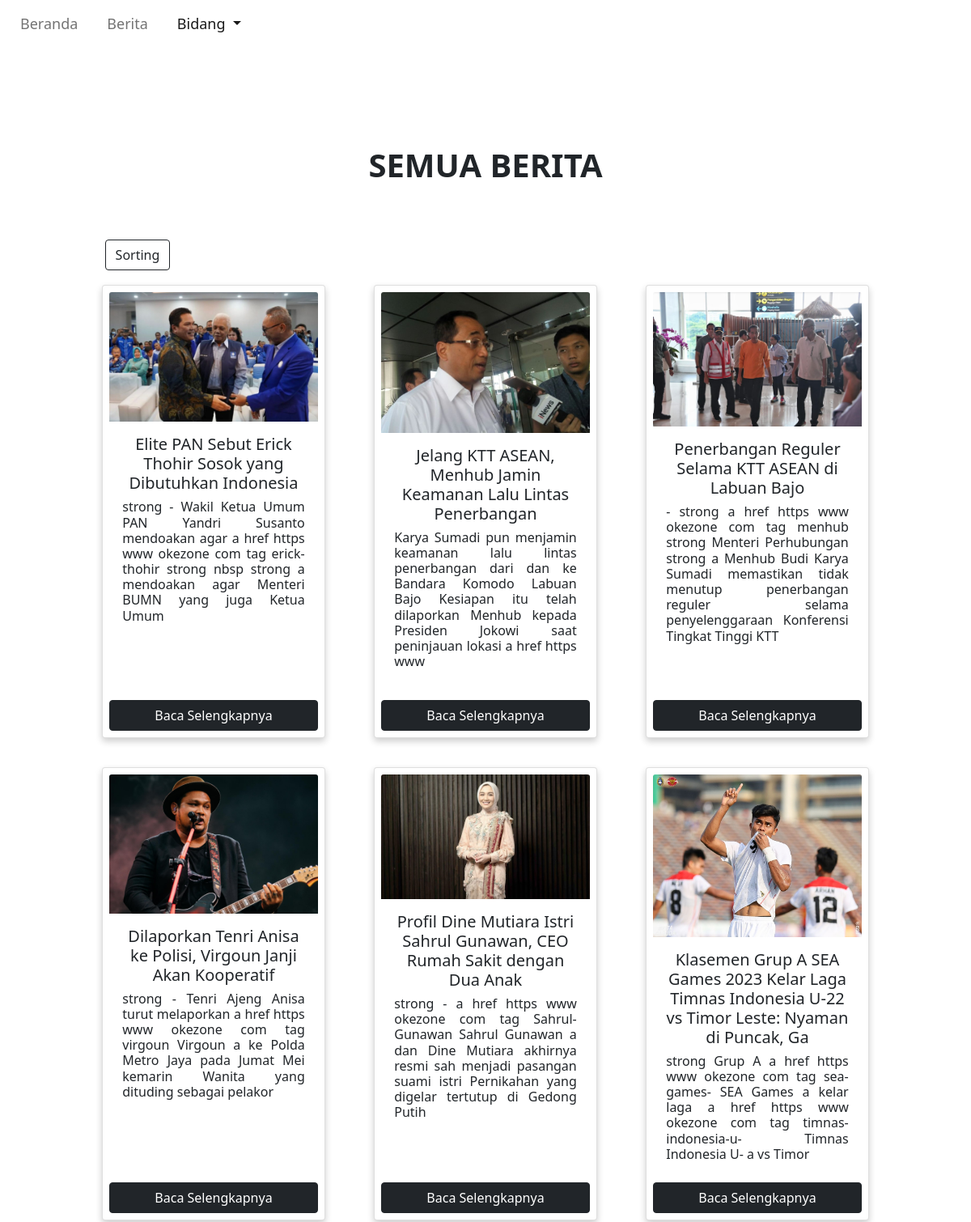
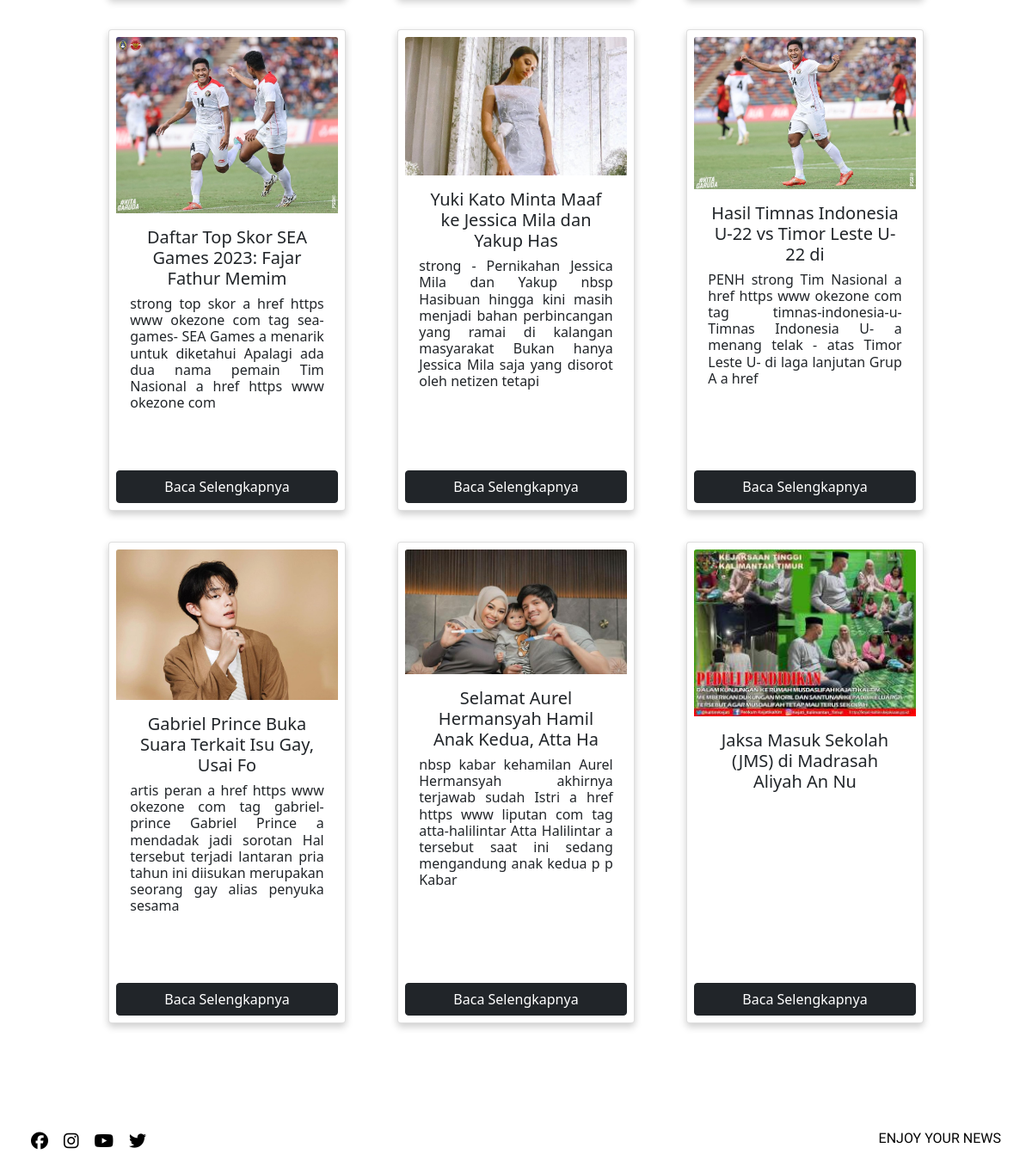
The page /Main/menu.php on the database its author committed (2 pictures, top to bottom).
### tables this page shows
CREATE TABLE `berita` (
  `ID_Berita` int(11) NOT NULL,
  `ID_Admin` int(11) NOT NULL,
  `Jenis` varchar(50) NOT NULL,
  `Gambar` varchar(100) NOT NULL,
  `Judul` varchar(100) NOT NULL,
  `Tanggal` date NOT NULL,
  `Isi` varchar(5000) NOT NULL
);

### Main/menu.php (the view, shortened to what this page needs)
<?php
require "../db/koneksi.php";
if (isset($_POST['sorting'])) {
  $sort = $_POST['sorting'];
  if (isset($_POST['save'])) {
    if ($sort == "Judul") {
      $results = mysqli_query($conn, "SELECT * FROM berita ORDER BY Judul ASC");
    } else if ($sort == "terlama") {
      $results = mysqli_query($conn, "SELECT * FROM berita ORDER BY ID_Berita ASC");
    }
    else {
      $results = mysqli_query($conn, "SELECT * FROM berita ORDER BY ID_Berita DESC");
    }
  }
} else {
  $results = mysqli_query($conn, "SELECT * FROM berita ORDER BY ID_Berita DESC");
}
?>
<!DOCTYPE html>
<html lang="en">
<head>
  <link rel="stylesheet" href="../assets/style.css">
  <link href="https://cdn.jsdelivr.net/npm/bootstrap@5.0.2/dist/css/bootstrap.min.css"
  rel="stylesheet"
>
</head>
<body>
  <?php
  include 'navbar.php';?>
<div style="width:100%;">
<br>
<h1 style="text-align:center; padding: 13% 0 5% 0; font-weight:bold;">SEMUA BERITA</h1>
<div class="container-fluid">
  <button type="button" style="margin:0 0 0 10%; width:auto;" class="btn btn-outline-dark" data-bs-toggle="modal" data-bs-target="#exampleModal">
    Sorting
  </button>
</div>
<div class="row" style="justify-content:center; margin:0;">
<?php
while($row=mysqli_fetch_assoc($results)){
    echo '<div class="col-sm-3" style="margin:1.5%;">
    <div class="card" style="min-height:35rem;">
        <img src="../db/'.$row["Gambar"].'" class="card-img-top" alt="...">
        <div class="card-body">
        <h5 class="card-title text-center" id="nama">'.$row["Judul"].'</h5>
        <h6 class="card-title text-left" id="harga">'.implode(' ', array_slice(str_word_count($row["Isi"], 1), 3, 30)).'</h6>
        </div>
        <button class="btn btn-dark">
        <a href="berita.php?judul='.$row["Judul"].'"style="text-decoration:None; color:white;">Baca Selengkapnya</a>
        </button>
        '?>
        <?php
            echo'</div>
            </div>';
            }
            ?>
</div>
</div>
<link rel="stylesheet" href="https://cdnjs.cloudflare.com/ajax/libs/font-awesome/4.7.0/css/font-awesome.min.css">
<footer>
<div class="footers">
  <a href="#"><i class="fa fa-facebook"></i></a>
  <a href="#"><i class="fa fa-instagram"></i></a>
  <a href="#"><i class="fa fa-youtube"></i></a>
  <a href="#"><i class="fa fa-twitter"></i></a>
  <div class="cp">ENJOY YOUR NEWS</div>
</div>
</footer>
</body>
</html>

### assets/style.css (style rules this page uses)
* { scroll-behavior: smooth; margin: 0; }
body { font-family: 'Quicksand',sans-serif; text-align: justify; margin: 0; padding: 0; }
.footers { background:transparent; padding:13vh 0px 0px 3vw; font-family: 'Play', sans-serif; text-align:left; box-shadow: 10px 0 0 0 rgba(0, 0, 0, 0.2); }
.footers a { text-decoration:none; font-size: 20px; color:rgb(0, 0, 0); padding-right: 14px; transition:0.5s; }
.cp { float: right; padding-right: 3vw; color: rgb(5, 5, 5); }
.card { box-shadow: 0 4px 8px 0 rgba(0, 0, 0, 0.2); border-radius: 5px; padding: 3%; }
* { box-sizing: border-box; }

### rows shown on the page
berita: Gambar (picture), Judul "Elite PAN Sebut Erick Thohir Sosok yang Dibutuhkan Indonesia", Isi "strong - Wakil Ketua Umum PAN Yandri Susanto mendoakan agar a href https www okezone com tag erick-thohir strong nbsp strong a mendoakan agar Menteri BUMN yang juga Ketua Umum"
berita: Gambar (picture), Judul "Jelang KTT ASEAN, Menhub Jamin Keamanan Lalu Lintas Penerbangan", Isi "Karya Sumadi pun menjamin keamanan lalu lintas penerbangan dari dan ke Bandara Komodo Labuan Bajo Kesiapan itu telah dilaporkan Menhub kepada Presiden Jokowi saat peninjauan lokasi a href https www"
berita: Gambar (picture), Judul "Penerbangan Reguler Selama KTT ASEAN di Labuan Bajo", Isi "- strong a href https www okezone com tag menhub strong Menteri Perhubungan strong a Menhub Budi Karya Sumadi memastikan tidak menutup penerbangan reguler selama penyelenggaraan Konferensi Tingkat Tinggi KTT"
berita: Gambar (picture), Judul "Dilaporkan Tenri Anisa ke Polisi, Virgoun Janji Akan Kooperatif", Isi "strong - Tenri Ajeng Anisa turut melaporkan a href https www okezone com tag virgoun Virgoun a ke Polda Metro Jaya pada Jumat Mei kemarin Wanita yang dituding sebagai pelakor"
berita: Gambar (picture), Judul "Profil Dine Mutiara Istri Sahrul Gunawan, CEO Rumah Sakit dengan Dua Anak", Isi "strong - a href https www okezone com tag Sahrul-Gunawan Sahrul Gunawan a dan Dine Mutiara akhirnya resmi sah menjadi pasangan suami istri Pernikahan yang digelar tertutup di Gedong Putih"
berita: Gambar (picture), Judul "Klasemen Grup A SEA Games 2023 Kelar Laga Timnas Indonesia U-22 vs Timor Leste: Nyaman di Puncak, Ga", Isi "strong Grup A a href https www okezone com tag sea-games- SEA Games a kelar laga a href https www okezone com tag timnas-indonesia-u- Timnas Indonesia U- a vs Timor"
berita: Gambar (picture), Judul "Daftar Top Skor SEA Games 2023: Fajar Fathur Memim", Isi "strong top skor a href https www okezone com tag sea-games- SEA Games a menarik untuk diketahui Apalagi ada dua nama pemain Tim Nasional a href https www okezone com"
berita: Gambar (picture), Judul "Yuki Kato Minta Maaf ke Jessica Mila dan Yakup Has", Isi "strong - Pernikahan Jessica Mila dan Yakup nbsp Hasibuan hingga kini masih menjadi bahan perbincangan yang ramai di kalangan masyarakat Bukan hanya Jessica Mila saja yang disorot oleh netizen tetapi"
berita: Gambar (picture), Judul "Hasil Timnas Indonesia U-22 vs Timor Leste U-22 di", Isi "PENH strong Tim Nasional a href https www okezone com tag timnas-indonesia-u- Timnas Indonesia U- a menang telak - atas Timor Leste U- di laga lanjutan Grup A a href"
berita: Gambar (picture), Judul "Gabriel Prince Buka Suara Terkait Isu Gay, Usai Fo", Isi "artis peran a href https www okezone com tag gabriel-prince Gabriel Prince a mendadak jadi sorotan Hal tersebut terjadi lantaran pria tahun ini diisukan merupakan seorang gay alias penyuka sesama"
berita: Gambar (picture), Judul "Selamat Aurel Hermansyah Hamil Anak Kedua, Atta Ha", Isi "nbsp kabar kehamilan Aurel Hermansyah akhirnya terjawab sudah Istri a href https www liputan com tag atta-halilintar Atta Halilintar a tersebut saat ini sedang mengandung anak kedua p p Kabar"
berita: Gambar (picture), Judul "Jaksa Masuk Sekolah (JMS) di Madrasah Aliyah An Nu"
